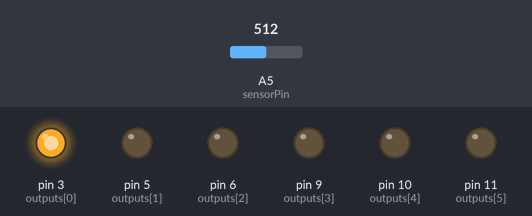
Simulated run of this sketch. Board: Arduino Uno, built with avr-gcc and run on an emulated ATmega328P. Parts: output pins drawn as LEDs (lit = HIGH). The inputs (shaded band) are chosen by the test bench; at power-on: A5 (sensorPin) = 512.

Above: at 0.1 s.
At 5.2 s:
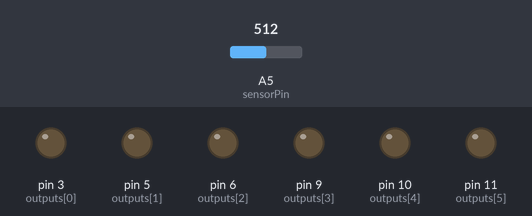
5.3 s: A5 (sensorPin) set to 306
At 6.6 s:
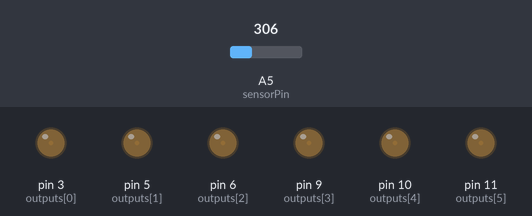
Timing chart, 0 to 8.3 s (numbered marks = the images above; inputs shaded):
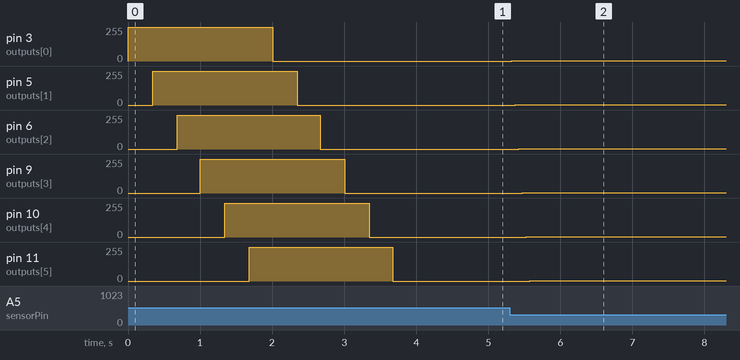

The sketch:

SixLeds.ino
```cpp
int sensorPin = A5;
int sensorValue = 0;

int brightValue = 0;
int darkValue = 0;

long which;

// These outputs can be PMW controlled
int outputs[6] = { 3, 5, 6, 9, 10, 11 };

// Circular array
// This allows us to remember the last 6 values
int pastValueID = 0;
int pastValues[6] = { 0, 0, 0, 0, 0, 0 };

void setup() {
  for(int i=0; i<6; i++) {
    pinMode(outputs[i], OUTPUT);
  }
  // Two seconds sequence to warn the user about
  // callibration phase
  while(millis() < 2000) {
    int which = outputs[map(millis(), 0, 2000, 0, 6)];
    analogWrite(which, 255);
    delay(20);
  }
  // Grab maximum brightness now
  brightValue = analogRead(sensorPin);

  // Two seconds sequence to warn the user about
  // callibration phase
  while(millis() < 4000) {
    int which = outputs[map(millis(), 2000, 4000, 0, 6)];
    analogWrite(which, 0);
    delay(20);
  }
  // Grab minimum brightness (cover the light sensor)
  darkValue = analogRead(sensorPin);
}

void loop() {
  sensorValue = analogRead(sensorPin);

  int mapped = map(sensorValue, brightValue, darkValue, 0, 255);

  pastValues[pastValueID] = constrain(mapped, 0, 255);

  for(int i=0; i<6; i++) {
    analogWrite(outputs[i], pastValues[(pastValueID - i + 6) % 6]);
  }

  pastValueID = (pastValueID + 1) % 6;

  delay(50);
}
```

Measured:
- after the input at 5.3 s, pin 3 (outputs[0]): 0/255 → 1/255 at once; pin 5 (outputs[1]): 0/255 → 1/255 after 0.07 s; pin 6 (outputs[2]): 0/255 → 1/255 after 0.12 s; pin 9 (outputs[3]): 0/255 → 1/255 after 0.17 s; pin 10 (outputs[4]): 0/255 → 1/255 after 0.22 s
